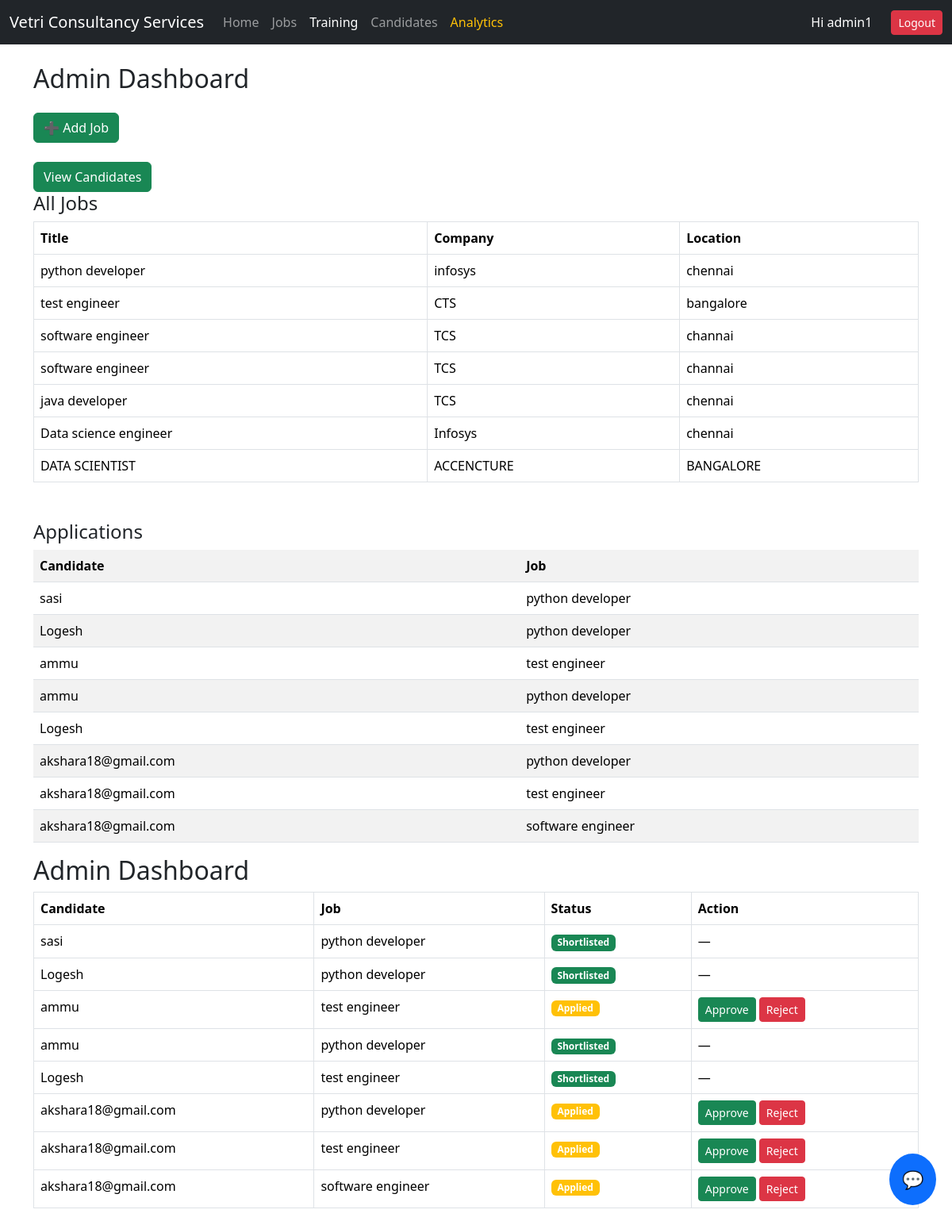
The page /dashboard/admin/ (signed in) on the database its author committed.
### jobs/models.py (models this page shows, shortened)
class Job(models.Model):
    title = models.CharField(max_length=200)
    company = models.CharField(max_length=200)
    location = models.CharField(max_length=200)
    description = models.TextField()
    posted_on = models.DateTimeField(auto_now_add=True)

class JobApplication(models.Model):
    STATUS_CHOICES = [
        ('applied', 'Applied'),
        ('shortlisted', 'Shortlisted'),
        ('rejected', 'Rejected'),
    ]
    user = models.ForeignKey(User, on_delete=models.CASCADE)
    job = models.ForeignKey(Job, on_delete=models.CASCADE)
    status = models.CharField(
        max_length=20,
        choices=STATUS_CHOICES,
        default='applied'
    )
    applied_at = models.DateTimeField(auto_now_add=True)

### dashboard/views.py (the view)
# urls.py: path('admin/', views.admin_dashboard, name='admin'),
@login_required
def admin_dashboard(request):
    if not request.user.is_staff:
        return redirect('dashboard:user')
    jobs = Job.objects.all()
    applications = JobApplication.objects.select_related('job', 'user')
    context = {
        "jobs": jobs,
        "applications": applications,
        "total_jobs": jobs.count(),
        "total_applications": applications.count(),
    }
    return render(request, 'dashboard/admin_dashboard.html', context)

### templates/dashboard/admin_dashboard.html (shortened to what this page needs)
{% extends "base.html" %}
{% block content %}
<h2 class="mb-4">Admin Dashboard</h2>
<div class="mb-4">
  <a href="/admin/jobs/job/add/" class="btn btn-success">
    ➕ Add Job
  </a>
</div>
{% if user.is_staff %}
  <a href="{% url 'dashboard:admin_candidates' %}"
     class="btn btn-success me-2">
    View Candidates
  </a>
{% endif %}
<h4>All Jobs</h4>
<table class="table table-bordered">
  <tr>
    <th>Title</th>
    <th>Company</th>
    <th>Location</th>
  </tr>
  {% for job in jobs %}
  <tr>
    <td>{{ job.title }}</td>
    <td>{{ job.company }}</td>
    <td>{{ job.location }}</td>
  </tr>
  {% endfor %}
</table>
<h4 class="mt-5">Applications</h4>
<table class="table table-striped">
  <tr>
    <th>Candidate</th>
    <th>Job</th>
  </tr>
  {% for app in applications %}
  <tr>
    <td>{{ app.user.username }}</td>
    <td>{{ app.job.title }}</td>
  </tr>
  {% endfor %}
</table>
<h2>Admin Dashboard</h2>
<table class="table table-bordered">
  <thead>
    <tr>
      <th>Candidate</th>
      <th>Job</th>
      <th>Status</th>
      <th>Action</th>
    </tr>
  </thead>
  <tbody>
    {% for app in applications %}
    <tr>
      <td>{{ app.user.username }}</td>
      <td>{{ app.job.title }}</td>
      <td>
        <span class="badge
          {% if app.status == 'applied' %}bg-warning
          {% elif app.status == 'shortlisted' %}bg-success
          {% else %}bg-danger{% endif %}">
          {{ app.status|title }}
        </span>
      </td>
      <td>
        {% if app.status == 'applied' %}
          <a href="{% url 'dashboard:update_status' app.id 'shortlisted' %}"
             class="btn btn-sm btn-success">
            Approve
          </a>
          <a href="{% url 'dashboard:update_status' app.id 'rejected' %}"
             class="btn btn-sm btn-danger">
            Reject
          </a>
        {% else %}
          —
        {% endif %}
      </td>
    </tr>
    {% endfor %}
  </tbody>
</table>
{% endblock %}

### templates/base.html (shortened to what this page needs)
<!DOCTYPE html>
<html>
<head>
    {% load static %}
    <link href="https://cdn.jsdelivr.net/npm/bootstrap@5.3.2/dist/css/bootstrap.min.css" rel="stylesheet">
    <link rel="stylesheet" href="{% static 'chatbot/chat.css' %}">
</head>
<body>
{% load socialaccount %}
<nav class="navbar navbar-expand-lg navbar-dark bg-dark">
  <div class="container-fluid">
    <a class="navbar-brand" href="{% url 'jobs:list' %}">
      Vetri Consultancy Services
    </a>
    <div class="collapse navbar-collapse" id="navbarNav">
      <ul class="navbar-nav me-auto">
        <li class="nav-item">
          <a class="nav-link" href="{% url 'jobs:list' %}">Home</a>
        </li>
        <li class="nav-item">
          <a class="nav-link" href="{% url 'jobs:list' %}">Jobs</a>
        </li>
        <a href="{% url 'training:home' %}" class="nav-link text-white">Training</a>
        {% if user.is_authenticated and user.is_staff %}
          <li class="nav-item">
            <a class="nav-link" href="{% url 'dashboard:admin_candidates' %}">
              Candidates
            </a>
          </li>
          <li class="nav-item">
            <a class="nav-link text-warning"
               href="{% url 'dashboard:admin_analytics' %}">
              Analytics
            </a>
          </li>
        {% endif %}
      </ul>
      <ul class="navbar-nav ms-auto align-items-center">
        {% if user.is_authenticated %}
          {% if user.is_staff %}
            <li class="nav-item text-white me-3">
              Hi {{ user.username }}
            </li>
          {% endif %}
          <li class="nav-item ms-2">
            <form method="post" action="{% url 'logout' %}">
              <button type="submit" class="btn btn-danger btn-sm">
                Logout
              </button>
            </form>
          </li>
        {% endif %}
      </ul>
    </div>
  </div>
</nav>
<div class="container mt-4">
    {% block content %}{% endblock %}
</div>
{% include "chatbot/chat_widget.html" %}
</body>
</html>

### rows shown on the page
Job: title "python developer", company "infosys", location "chennai"
Job: title "test engineer", company "CTS", location "bangalore"
Job: title "software engineer", company "TCS", location "channai"
Job: title "software engineer", company "TCS", location "channai"
Job: title "java developer", company "TCS", location "chennai"
Job: title "Data science engineer", company "Infosys", location "chennai"
Job: title "DATA SCIENTIST", company "ACCENCTURE", location "BANGALORE"
JobApplication: user.username "sasi", job "python developer", status "Shortlisted"
JobApplication: user.username "Logesh", job "python developer", status "Shortlisted"
JobApplication: user.username "ammu", job "test engineer", status "Applied", shows "Approve"
JobApplication: user.username "ammu", job "python developer", status "Shortlisted"
JobApplication: user.username "Logesh", job "test engineer", status "Shortlisted"
JobApplication: user.username "akshara18@gmail.com", job "python developer", status "Applied", shows "Approve"
JobApplication: user.username "akshara18@gmail.com", job "test engineer", status "Applied", shows "Approve"
JobApplication: user.username "akshara18@gmail.com", job "software engineer", status "Applied", shows "Approve"

### other values the page prints
{{ user.username }} "admin1"
